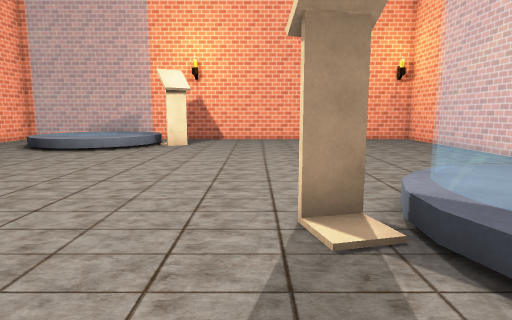
view 1 (above)

14 first-person views from a walk through a Unity game level. The camera is 1.3 m above the floor, tilts 8° down and sees 75° across. The floor is counted in squares, 1 m on a side. Each view is taken from the middle of a square. On the plan, view 1 faces up. The plan holds only what a view shows up to about 14 squares ahead; the rest is blank. The place goes on beyond the plan. The player is left out. Some animated figures are left out. Some surface patterns are stand-ins.

view 2
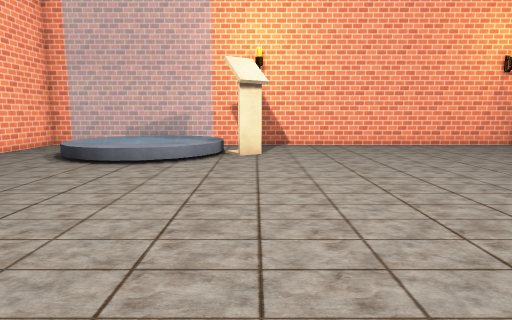

view 3
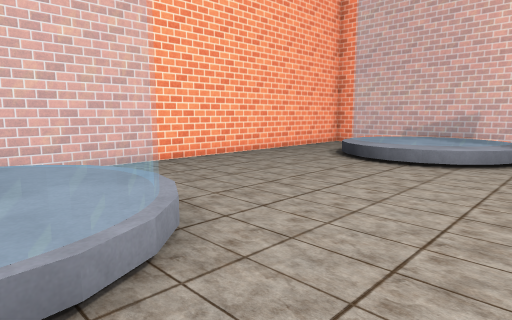

view 4
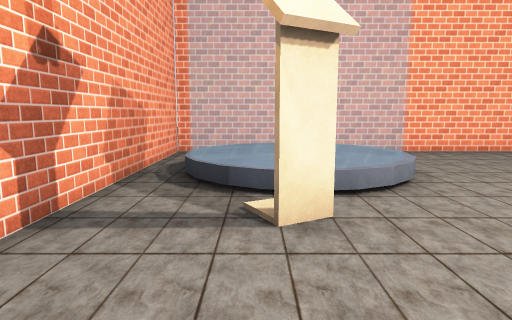

view 5
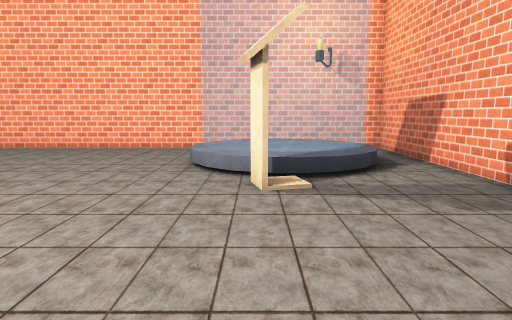

view 6
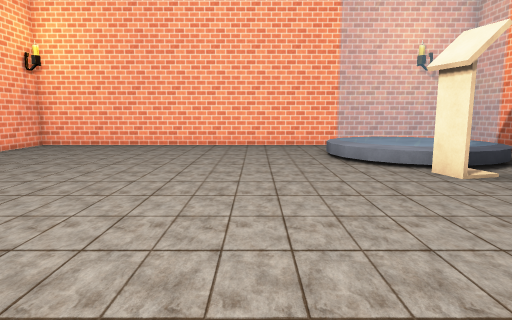

view 7
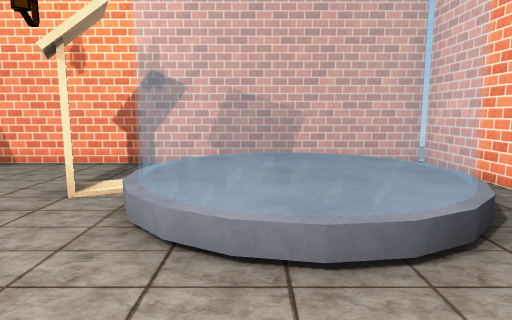

view 8
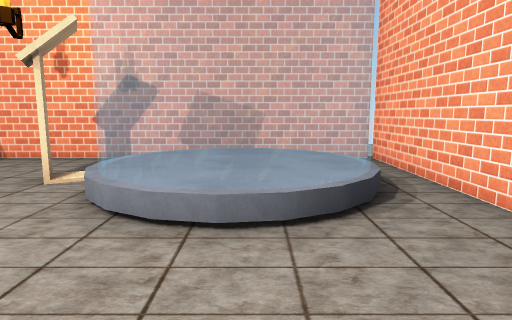

view 9
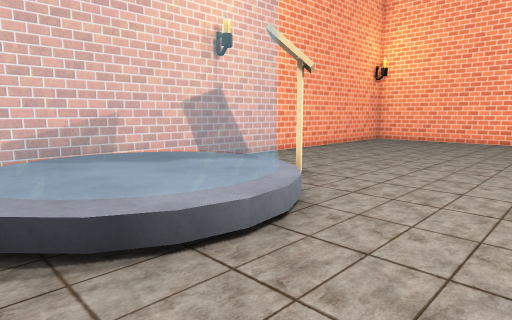

view 10
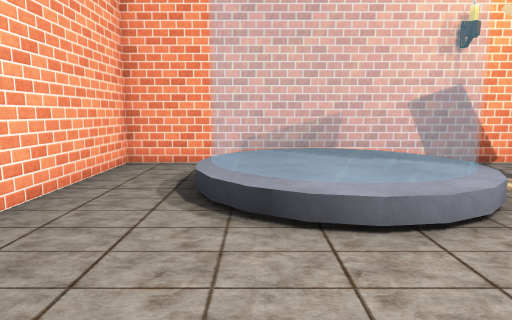

view 11
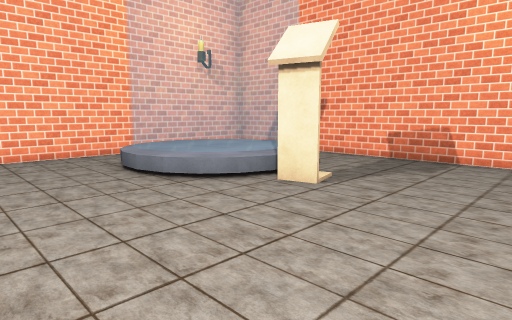

view 12
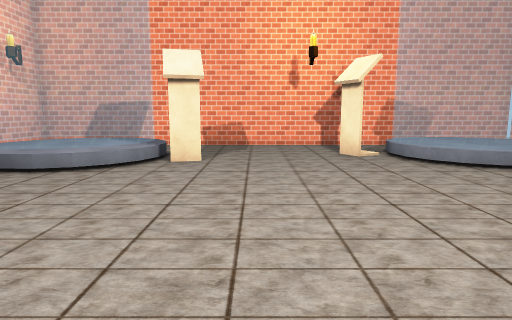

view 13
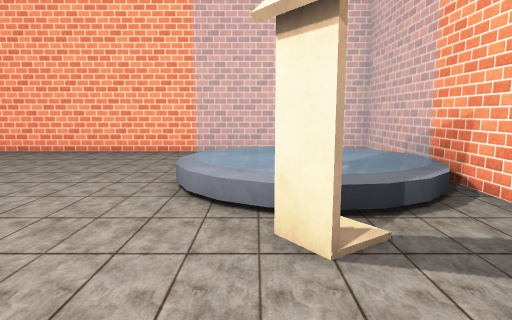

view 14
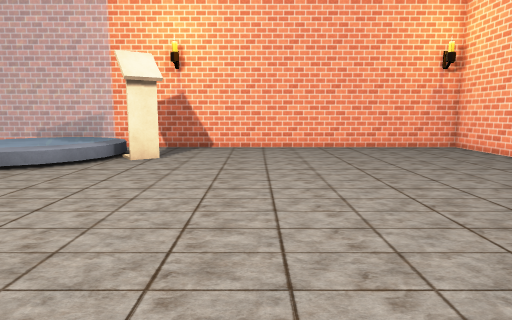

### Floor plan
Key: @ floor where view 1 was taken; # wall or solid block; . main floor; : floor 0.5 m higher than the main floor; / step, stairs or slope; = window, fence, low wall or low ledge; O other object.
Columns run from 12 left of view 1 to 8 right of it. Each row starts with its distance up from view 1.
 17 #####################
 16 #...   O............#
 15 #../ ::O/...........#
 14 #..  ::=/O..........#
 13 #../ ::O/O..........#
 12 #...OOO/............#
 11 #...................#
 10 #...................#
  9 #...................#
  8 #...................#
  7 #...................#
  6 #...................#
  5 #..OOOO......./====.#
  4 #.O ::O......O=:::= #
  3 #. ::::OO.....=:::= #
  2 #. :::O.O.....==::= #
  1 #.   OO......../==  #
  0 #...........@...... #
 -1 #####################

Where each view was taken, in squares from view 1:
view 1: 0 up, 0 right, facing up
view 2: 3 up, 3 left, facing up
view 3: 3 up, 3 left, facing up-left
view 4: 2 up, 0 right, facing left
view 5: 4 up, 5 left, facing right
view 6: 8 up, 6 left, facing right
view 7: 8 up, 7 left, facing down
view 8: 9 up, 8 left, facing down
view 9: 9 up, 9 left, facing up-right
view 10: 8 up, 8 left, facing up
view 11: 9 up, 3 left, facing down-right
view 12: 13 up, 1 left, facing down
view 13: 13 up, 0 right, facing left
view 14: 4 up, 0 right, facing up
